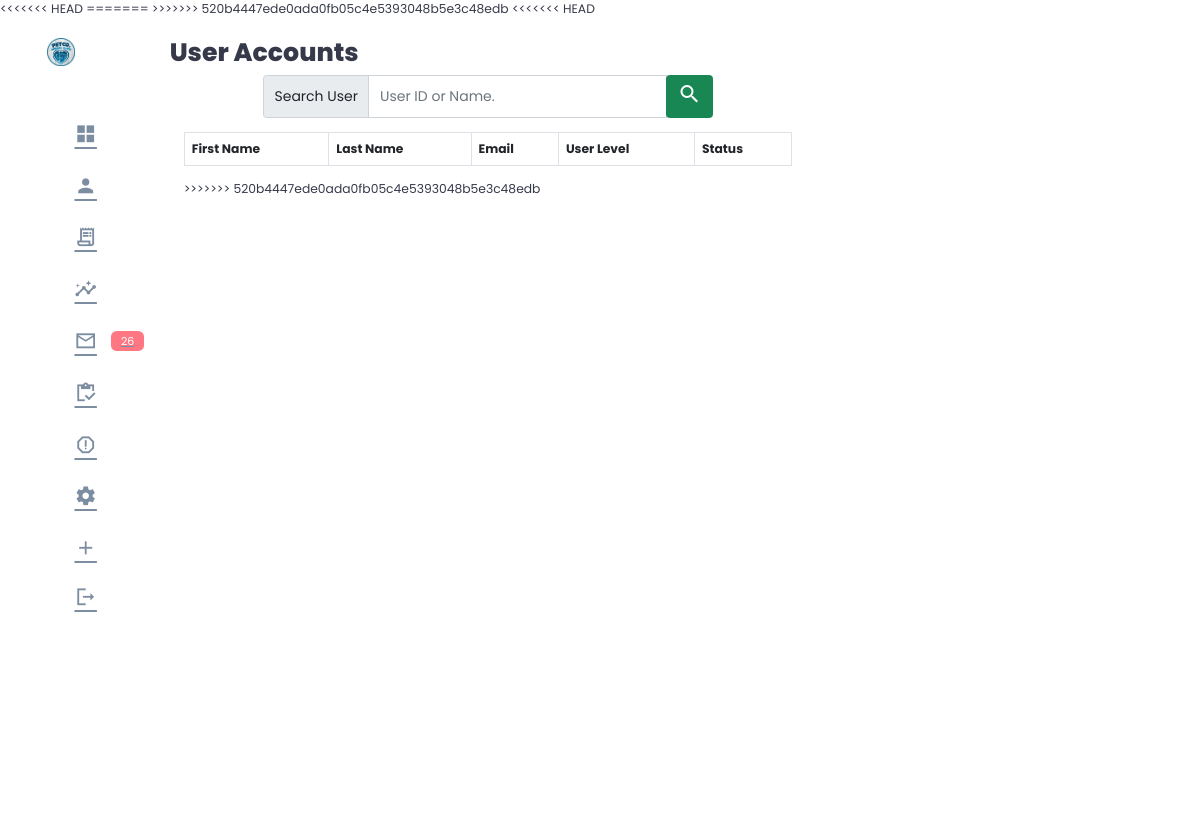
Before: /admin-user-accounts.php?id=xzxzxz with the older database file.
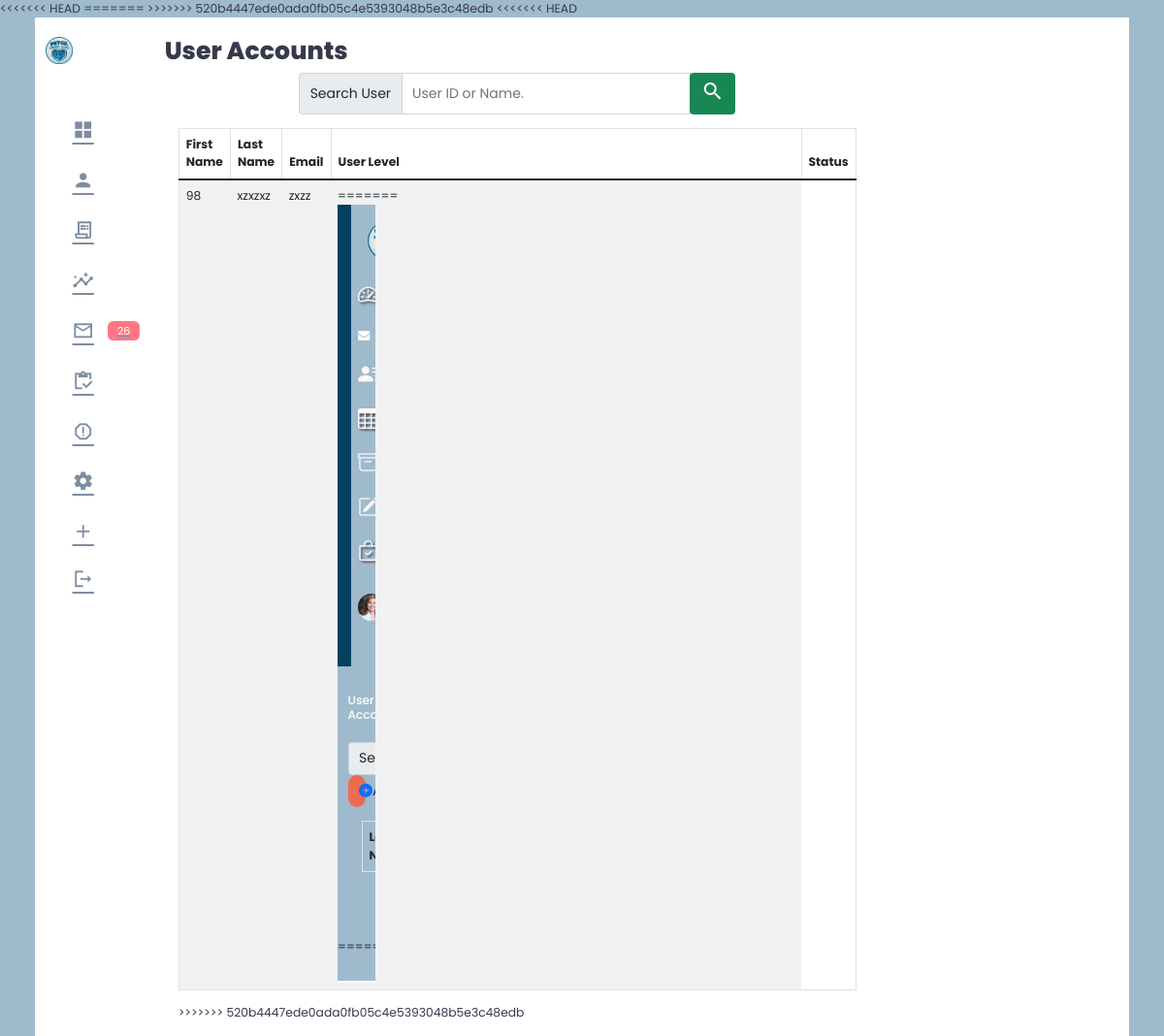
After: the same page with the newer database file.
### tables this page shows
CREATE TABLE `usertable` (
  `id` int(11) NOT NULL,
  `first_name` varchar(255) NOT NULL,
  `middle_name` varchar(255) NOT NULL,
  `last_name` varchar(255) NOT NULL,
  `suffix` varchar(10) NOT NULL,
  `position` varchar(255) NOT NULL,
  `address` varchar(255) NOT NULL,
  `email` varchar(255) NOT NULL,
  `password` varchar(255) NOT NULL,
  `code` mediumint(50) NOT NULL,
  `status` text NOT NULL,
  `contact` varchar(100) NOT NULL,
  `image_dir` varchar(255) NOT NULL,
  `image_filename` varchar(255) NOT NULL,
  `user_level` varchar(255) NOT NULL
);

### admin-user-accounts.php (the view, shortened to what the changed rows need)
<?php
    require('php/connection.php');
    $query = "SELECT * FROM usertable";
    $result = mysqli_query($con, $query);
    if(isset($_GET['id'])){
        $user_id = $_GET['id'];
        $query = "SELECT * FROM usertable WHERE first_name='$user_id' OR id='$user_id' OR email='$user_id'";
        $result = mysqli_query($con, $query);
    }else{
        $query = "SELECT * FROM usertable";
        $result = mysqli_query($con, $query);
    }
?>
<!DOCTYPE html>
<html lang="en">
<head>
    <link href="https://cdn.jsdelivr.net/npm/bootstrap@5.1.1/dist/css/bootstrap.min.css" rel="stylesheet"
>
    <link rel="stylesheet" href="./adminstyles.css">
</head>
<html>
<head>
    <link rel="stylesheet" href="css/admin.css">
    <link rel="stylesheet" href="https://cdnjs.cloudflare.com/ajax/libs/font-awesome/4.7.0/css/font-awesome.min.css">
    <link rel="stylesheet" href="https://cdn.jsdelivr.net/npm/bootstrap-icons@1.5.0/font/bootstrap-icons.css">
    <link href="https://cdn.jsdelivr.net/npm/bootstrap@5.0.2/dist/css/bootstrap.min.css" rel="stylesheet"
>
</head>
<!DOCTYPE html>
<html lang="en">
<head>
    <link rel="stylesheet" href="./adminstyles.css">
</head>
<body>
    <div class="container">
        <main>
            <h1>User Accounts</h1>
                    <div class="card-body">
                        <form action="" method="POST">
                            <table class="table table-striped table table-bordered">
                                <thead>
                                    <tr>
                                        <th scope="col">First Name</th>
                                         <th scope="col">Last Name</th>
                                        <th scope="col">Email</th>
                                        <th scope="col">User Level</th>
                                        <th scope="col">Status</th>
                                    </tr>
                                </thead>
						 <tbody>
                                    <?php while($row = mysqli_fetch_array($result)){ ?>
                                    <form action="php/user-list-process.php" method="post">
                                        <tr>
                                            <td class="col-sm-1 col-md-2 col-lg-1">
                                                <div class="col"><?php echo $row['id'] ?></div>
                                            </td>
                                            <td class="col-sm-1 col-md-1 col-lg-2">
                                                <div class="col">
                                                    <?php echo $row['first_name']  ?></div>
                                            </td>
                                            <td class="col-sm-1 col-md-1 col-lg-2">
                                                <div class="col">
                                                    <?php echo $row['last_name']  ?></div>
                                            </td>
                                            <td class=" col-sm-1 col-md-1 col-lg-3">
                                            <div class="col-sm-1">
=======
<body style="background:  #9FBACD;">
     <div class="nav-bar container-fluid overflow-hidden">
        <div class="row vh-100 overflow-auto">
            <div class="col-12 col-sm-3 col-xl-2 px-sm-2 px-0 d-flexs sticky-top">
                <div
                    class="d-flex flex-sm-column flex-row flex-grow-1 align-items-center align-items-sm-start px-3 pt-2 text-white">
                    <a href="/"
                        class="navbar-brand d-flex align-items-center pb-3 mb-md-0 me-md-auto text-white text-decoration-none"><img
                            src="asset/logopet.png" alt="Saint Jude Logo"
                            style="width: 50px; padding-left: 10px; padding-top: 5px;">
                    </a>
                    <ul class="nav nav-pills flex-sm-column flex-row flex-nowrap flex-shrink-1 flex-sm-grow-0 flex-grow-1 mb-sm-auto mb-0 justify-content-center align-items-center align-items-sm-start"
                        id="menu">
                        <li class="nav-item">
                            <a href="#" class="nav-link align-middle px-0">
                                <i class="fs-4 bi-speedometer2"></i>
                            </a>
                        </li>
                        <li>
                            <a href="admin-message.php" class="nav-link px-sm-0 px-2">
                                <i class="fa fa-envelope text-white"></i><span class="ms-1 d-none d-sm-inline"> </span>
                            </a>
                        </li>
                        <li class="dropdown">
                            <a href="#" class="nav-link dropdown-toggle px-sm-0 px-1" id="dropdown"
                                data-bs-toggle="dropdown" aria-expanded="false">
                                <i class="fs-4 bi-person-lines-fill"></i>
                            </a>
                        </li>
                        <li class="nav-item">
                            <a href="#" class="nav-link px-sm-0 px-2">
                                <i class="fs-4 bi-table"></i><span class="ms-1 d-none d-sm-inline">Sales</span></a>
                        </li>
                        <li class="dropdown">
                            <a href="#" class="nav-link dropdown-toggle px-sm-0 px-1" id="dropdown"
                                data-bs-toggle="dropdown" aria-expanded="false">
                                <i class="fs-4 bi-archive"></i><span class="ms-1 d-none d-sm-inline">Pet Archives</span>
                            </a>
                        </li>
                        <li class="dropdown">
                            <a href="#" class="nav-link dropdown-toggle px-sm-0 px-1" id="dropdown"
                                data-bs-toggle="dropdown" aria-expanded="false">
                                <i class="fs-4 bi-pencil-square"></i>
                            </a>
                        </li>
                        <li class="nav-item">
                            <a href="admin-orders.php" class="nav-link px-sm-0 px-2">
                                <i class="fs-4 bi-bag-check"></i><span class="ms-1 d-none d-sm-inline">Orders</span>
                            </a>
                        </li>
                    </ul>
                    <div class="dropdown py-sm-4 mt-sm-auto ms-auto ms-sm-0 flex-shrink-1">
                        <a href="#" class="d-flex align-items-center text-white text-decoration-none dropdown-toggle"
                            id="dropdownUser1" data-bs-toggle="dropdown" aria-expanded="false">
                            <img src="asset/cha.jpg" alt="Admin" width="28" height="28" class="rounded-circle">
                        </a>
                    </div>
                </div>
            </div>
            <div class="col py-3">
                <div class="w3-main">
                    <div class="w3-transparent">
                        <h3 class="text-center c-white py-3">User Accounts</h3>
                    </div>
                </div>
                <div class="row">
                    <div class="col-10">
                        <form action="admin-user-accounts.php" method="GET">
                            <div class="input-group mx-auto" style="width: 450px;">
                                <span class="input-group-text">Search User</span>
                            </div>
                        </form>
                    </div>
                    <div class="col">
                        <div class="dropdown  ms-auto ms-sm-0 flex-shrink-1 " style="background-color: #EA6D52; border-radius: 10px;">
                            <a href="#" class="d-flex align-items-center text-decoration-none text-dark dropdown-toggle btn"
                                id="dropdownUser1" data-bs-toggle="dropdown" aria-expanded="false">
                                <i class="fa-solid fa-circle-plus text-primary"></i>
                            </a>
                        </div>
                    </div>
                </div>
            <div class="card-body">
                <form action="" method="POST">
                    <table class="table table-striped table table-bordered">
                        <thead>
                            <tr>
                                <th scope="col">Last Name</th>
                            </tr>
                        </thead>
                            </table>
                    </div>
                </div>
=======
                                </tr>
                            </form>
                            <?php } ?>
                        </tbody>
                    </table>
            </div>
        </div>
</body>
</html>

Changed rows visible on the page:
added usertable: id "98", first_name "xzxzxz", last_name "zxzz"
